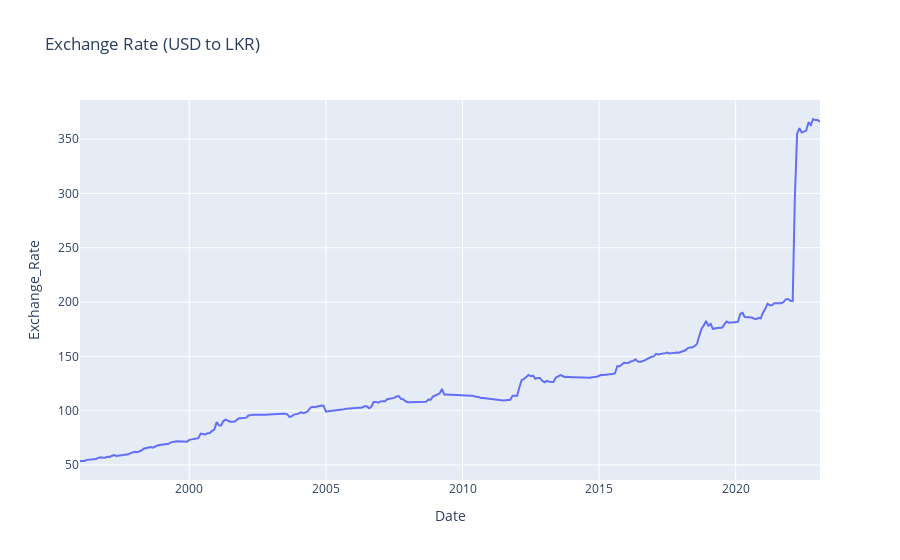

Notebook source saved alongside this figure:
### Markdown cell above
https://www.ips.lk/talkingeconomics/2021/10/07/rising-price-of-rice-in-sri-lanka-the-roots-and-remedies/

### Code cell
fig = px.line(exchange_rate, x=exchange_rate.index, y='Exchange_Rate', title='Exchange Rate (USD to LKR)')
fig.show()

### Figure 1 — Plotly figure (JSON) as saved in the notebook; plotly's stock layout.template omitted (floating-point values rounded to 4 significant figures; data arrays with more than 128 entries replaced by an {"elided": "..."} marker saying what was removed)
{"data": [{"hovertemplate": "Date=%{x}<br>Exchange_Rate=%{y}<extra></extra>", "legendgroup": "", "line": {"color": "#636efa", "dash": "solid"}, "marker": {"symbol": "circle"}, "mode": "lines", "name": "", "orientation": "v", "showlegend": false, "x": {"elided": "326 str values"}, "xaxis": "x", "y": {"elided": "326 float values"}, "yaxis": "y", "type": "scatter"}], "layout": {"xaxis": {"anchor": "y", "domain": [0.0, 1.0], "title": {"text": "Date"}}, "yaxis": {"anchor": "x", "domain": [0.0, 1.0], "title": {"text": "Exchange_Rate"}}, "legend": {"tracegroupgap": 0}, "title": {"text": "Exchange Rate (USD to LKR)"}}}
